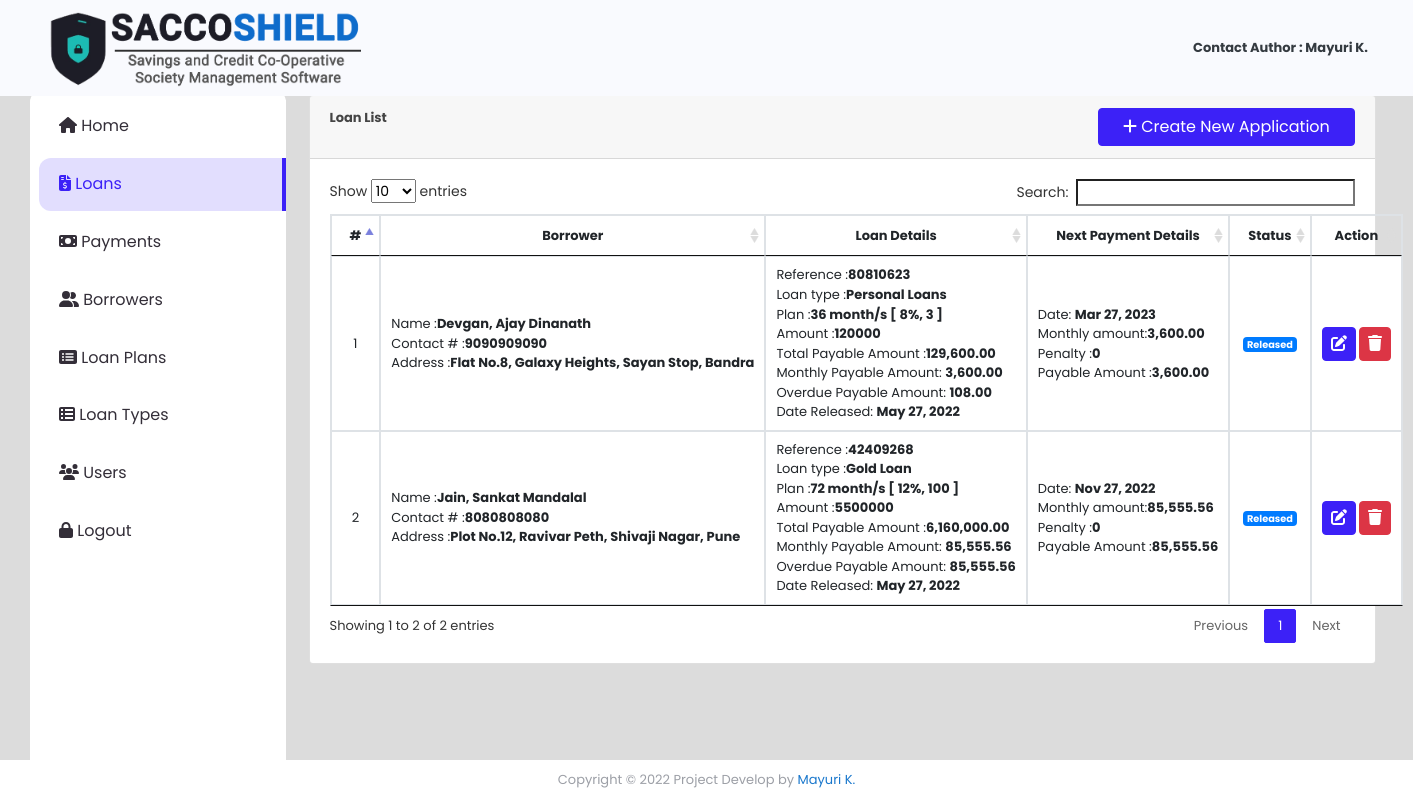
/sacco_shield/index.php?page=loans (signed in), run on the app's committed database.
### tables this page shows
CREATE TABLE `loan_list` (
  `id` int(30) NOT NULL,
  `ref_no` varchar(50) NOT NULL,
  `loan_type_id` int(30) NOT NULL,
  `borrower_id` int(30) NOT NULL,
  `purpose` text NOT NULL,
  `amount` double NOT NULL,
  `plan_id` int(30) NOT NULL,
  `status` tinyint(1) NOT NULL DEFAULT '0' COMMENT '0= request, 1= confrimed,2=released,3=complteted,4=denied\r\n',
  `date_released` datetime NOT NULL,
  `date_created` datetime NOT NULL DEFAULT CURRENT_TIMESTAMP ON UPDATE CURRENT_TIMESTAMP
);

CREATE TABLE `borrowers` (
  `id` int(30) NOT NULL,
  `firstname` varchar(100) NOT NULL,
  `middlename` varchar(100) NOT NULL,
  `lastname` varchar(100) NOT NULL,
  `contact_no` varchar(30) NOT NULL,
  `address` text NOT NULL,
  `email` varchar(50) NOT NULL,
  `tax_id` varchar(50) NOT NULL,
  `date_created` int(11) NOT NULL
);

CREATE TABLE `loan_plan` (
  `id` int(30) NOT NULL,
  `months` int(11) NOT NULL,
  `interest_percentage` float NOT NULL,
  `penalty_rate` int(11) NOT NULL
);

CREATE TABLE `loan_schedules` (
  `id` int(30) NOT NULL,
  `loan_id` int(30) NOT NULL,
  `date_due` date NOT NULL
);

CREATE TABLE `payments` (
  `id` int(30) NOT NULL,
  `loan_id` int(30) NOT NULL,
  `payee` text NOT NULL,
  `amount` float NOT NULL DEFAULT '0',
  `penalty_amount` float NOT NULL DEFAULT '0',
  `overdue` tinyint(1) NOT NULL DEFAULT '0' COMMENT '0=no , 1 = yes',
  `date_created` datetime NOT NULL DEFAULT CURRENT_TIMESTAMP
);

### sacco_shield/loans.php (the view, shortened to what this page needs)
<?php include 'db_connect.php' ?>
<div class="container-fluid">
	<div class="col-lg-12">
		<div class="card">
			<div class="card-header">
				<large class="card-title">
					<b>Loan List</b>
					<button class="btn btn-primary col-md-3 float-right" type="button" id="new_application"><i class="fa fa-plus"></i> Create New Application</button>
				</large>
			</div>
			<div class="card-body">
				<table class="table table-bordered" id="loan-list">
					<colgroup>
						<col width="10%">
						<col width="25%">
						<col width="25%">
						<col width="20%">
						<col width="10%">
						<col width="10%">
					</colgroup>
					<thead>
						<tr>
							<th class="text-center">#</th>
							<th class="text-center">Borrower</th>
							<th class="text-center">Loan Details</th>
							<th class="text-center">Next Payment Details</th>
							<th class="text-center">Status</th>
							<th class="text-center">Action</th>
						</tr>
					</thead>
					<tbody>
						<?php
							$i=1;
							$type = $conn->query("SELECT * FROM loan_types where id in (SELECT loan_type_id from loan_list) ");
							while($row=$type->fetch_assoc()){
								$type_arr[$row['id']] = $row['type_name'];
							}
							$plan = $conn->query("SELECT *,concat(months,' month/s [ ',interest_percentage,'%, ',penalty_rate,' ]') as plan FROM loan_plan where id in (SELECT plan_id from loan_list) ");
							while($row=$plan->fetch_assoc()){
								$plan_arr[$row['id']] = $row;
							}
							$qry = $conn->query("SELECT l.*,concat(b.lastname,', ',b.firstname,' ',b.middlename)as name, b.contact_no, b.address from loan_list l inner join borrowers b on b.id = l.borrower_id  order by id asc");
							while($row = $qry->fetch_assoc()):
								$monthly = ($row['amount'] + ($row['amount'] * ($plan_arr[$row['plan_id']]['interest_percentage']/100))) / $plan_arr[$row['plan_id']]['months'];
								$penalty = $monthly * ($plan_arr[$row['plan_id']]['penalty_rate']/100);
								$payments = $conn->query("SELECT * from payments where loan_id =".$row['id']);
								$paid = $payments->num_rows;
								$offset = $paid > 0 ? " offset $paid ": "";
								if($row['status'] == 2):
									$next = $conn->query("SELECT * FROM loan_schedules where loan_id = '".$row['id']."'  order by date(date_due) asc limit 1 $offset ")->fetch_assoc()['date_due'];
								endif;
						 ?>
						 <tr>
						 	<td class="text-center"><?php echo $i++ ?></td>
						 	<td>
						 		<p>Name :<b><?php echo $row['name'] ?></b></p>
						 		<p>Contact # :<b><?php echo $row['contact_no'] ?></b></p>
						 		<p>Address :<b><?php echo $row['address'] ?></b></p>
						 	</td>
						 	<td>
						 		<p>Reference :<b><?php echo $row['ref_no'] ?></b></p>
						 		<p>Loan type :<b><?php echo $type_arr[$row['loan_type_id']] ?></b></p>
						 		<p>Plan :<b><?php echo $plan_arr[$row['plan_id']]['plan'] ?></b></p>
						 		<p>Amount :<b><?php echo $row['amount'] ?></b></p>
						 		<p>Total Payable Amount :<b><?php echo number_format($monthly * $plan_arr[$row['plan_id']]['months'],2) ?></b></p>
						 		<p>Monthly Payable Amount: <b><?php echo number_format($monthly,2) ?></b></p>
						 		<p>Overdue Payable Amount: <b><?php echo number_format($penalty,2) ?></b></p>
						 		<?php if($row['status'] == 2 || $row['status'] == 3): ?>
						 		<p>Date Released: <b><?php echo date("M d, Y",strtotime($row['date_released'])) ?></b></p>
						 		<?php endif; ?>
						 	</td>
						 	<td>
						 		<?php if($row['status'] == 2 ): ?>
						 		<p>Date: <b>
						 		<?php echo date('M d, Y',strtotime($next)); ?>
						 		</b></p>
						 		<p>Monthly amount:<b><?php echo number_format($monthly,2) ?></b></p>
						 		<p>Penalty :<b><?php echo $add = (date('Ymd',strtotime($next)) < date("Ymd") ) ?  $penalty : 0; ?></b></p>
						 		<p>Payable Amount :<b><?php echo number_format($monthly + $add,2) ?></b></p>
						 		<?php else: ?>
					 				N/a
						 		<?php endif; ?>
						 	</td>
						 	<td class="text-center">
						 		<?php if($row['status'] == 0): ?>
						 			<span class="badge badge-warning">For Approval</span>
						 		<?php elseif($row['status'] == 1): ?>
						 			<span class="badge badge-info">Approved</span>
					 			<?php elseif($row['status'] == 2): ?>
						 			<span class="badge badge-primary">Released</span>
					 			<?php elseif($row['status'] == 3): ?>
						 			<span class="badge badge-success">Completed</span>
					 			<?php elseif($row['status'] == 4): ?>
						 			<span class="badge badge-danger">Denied</span>
						 		<?php endif; ?>
						 	</td>
						 	<td class="text-center">
						 			<button class="btn btn-primary edit_loan" type="button" data-id="<?php echo $row['id'] ?>"><i class="fa fa-edit"></i></button>
						 			<button class="btn btn-danger delete_loan" type="button" data-id="<?php echo $row['id'] ?>"><i class="fa fa-trash"></i></button>
						 	</td>
						 </tr>
						<?php endwhile; ?>
					</tbody>
				</table>
			</div>
		</div>
	</div>
</div>

### sacco_shield/index.php (shortened to what this page needs)
<!DOCTYPE html>
<html lang="en">
<head>
<?php
 include('./header.php');
 ?>
</head>
<body>
	<?php include 'topbar.php' ?>
	<?php include 'navbar.php' ?>
  <main id="view-panel" >
      <?php $page = isset($_GET['page']) ? $_GET['page'] :'home'; ?>
  	<?php include $page.'.php' ?>
  </main>
</body>
</html>

### sacco_shield/header.php (shortened to what this page needs)
  <link rel="stylesheet" href="assets/font-awesome/css/all.min.css">
<link href="assets/vendor/bootstrap/css/bootstrap.min.css" rel="stylesheet">
<link href="assets/vendor/icofont/icofont.min.css" rel="stylesheet">
<link href="assets/vendor/boxicons/css/boxicons.min.css" rel="stylesheet">
<link href="assets/vendor/venobox/venobox.css" rel="stylesheet">
<link href="assets/vendor/animate.css/animate.min.css" rel="stylesheet">
<link href="assets/vendor/remixicon/remixicon.css" rel="stylesheet">
<link href="assets/vendor/owl.carousel/assets/owl.carousel.min.css" rel="stylesheet">
<link href="assets/vendor/bootstrap-datepicker/css/bootstrap-datepicker.min.css" rel="stylesheet">
<link href="assets/DataTables/datatables.min.css" rel="stylesheet">
<link href="assets/css/jquery.datetimepicker.min.css" rel="stylesheet">
<link href="assets/css/select2.min.css" rel="stylesheet">
<link href="assets/css/style.css" rel="stylesheet">
<link type="text/css" rel="stylesheet" href="assets/css/jquery-te-1.4.0.css">

### sacco_shield/topbar.php (shortened to what this page needs)
<nav class="navbar navbar-light fixed-top" style="padding:0;">
  <div class="container-fluid mt-2 mb-2">
  	<div class="col-lg-12 d-flex align-items-center justify-content-between">
  		<div class="col-md-2 float-left" style="display: flex;">
  			<div class="logo">
  				<img src="assets/img/logo.png" width="320px">
  			</div>
  		</div>
	  	<div class="col-md-6 text-right text-dark">
	  		<strong><a href="https://www.mayurik.com/#download_section" target="a_blank" class="text-dark">Contact Author : Mayuri K.</a></strong>
	    </div>
    </div>
  </div>
</nav>

### sacco_shield/navbar.php (shortened to what this page needs)
<nav id="sidebar" class='mx-lt-5 bg-white' >
		<div class="sidebar-list">
				<a href="index.php?page=home" class="nav-item nav-home"><span class='icon-field'><i class="fa fa-home"></i></span> Home</a>
				<a href="index.php?page=loans" class="nav-item nav-loans"><span class='icon-field'><i class="fa fa-file-invoice-dollar"></i></span> Loans</a>
				<a href="index.php?page=payments" class="nav-item nav-payments"><span class='icon-field'><i class="fa fa-money-bill"></i></span> Payments</a>
				<a href="index.php?page=borrowers" class="nav-item nav-borrowers"><span class='icon-field'><i class="fa fa-user-friends"></i></span> Borrowers</a>
				<a href="index.php?page=plan" class="nav-item nav-plan"><span class='icon-field'><i class="fa fa-list-alt"></i></span> Loan Plans</a>
				<a href="index.php?page=loan_type" class="nav-item nav-loan_type"><span class='icon-field'><i class="fa fa-th-list"></i></span> Loan Types</a>
				<?php if($_SESSION['login_type'] == 1): ?>
				<a href="index.php?page=users" class="nav-item nav-users"><span class='icon-field'><i class="fa fa-users"></i></span> Users</a>
				<a href="ajax.php?action=logout" class="nav-item nav-users"><span class='icon-field'><i class="fa fa-lock"></i></span> Logout</a>
			<?php endif; ?>
		</div>
</nav>

### sacco_shield/assets/css/style.css (style rules this page uses)
body { font-family: "Poppins", sans-serif; color: #444444; width: 100%; height: calc(100%); font-size: .813rem; background-color: #f9fafe; }
a { color: #1977cc; }
.navbar-light { background: #f9fafe; }
nav#sidebar { height: calc(100%); position: fixed; z-index: 99; left: 30px; width: 256px; font-size: 12px; top: 7.5em; padding: 10px 0 0 9px; border-radius: 12px; }
a.nav-item { position: relative; display: block; padding: .90rem 1.25rem; margin-bottom: -1px; background-color: #ffffffc4; color: #332e38; font-size: 16px; margin-bottom: 5px; }
a.nav-item:hover, .nav-item.active { background-color: rgba(60, 33, 247, 0.15); border-radius: 12px 0 0 12px; border-right: 4px solid #3c21f7; color: #3c21f7; }
main#view-panel { margin-left: 272px; width: calc(100% - 273px); margin-top: 6.8em; padding: 0.5em; }
.align-items-center { align-items: center !important; }
.btn-primary { color: #fff; background-color: #3c21f7; border-color: #3c21f7; }
.btn.edit_course, .btn.delete_course, .btn.view_payment, .btn.edit_fees, .btn.delete_fees, .btn.edit_student, .btn.delete_student, .btn.edit_payment, .btn.delete_payment, .btn.delete_loan, .btn.edit_loan, .btn.delete_plan, .btn.edit_plan, .btn.delete_borrower, .btn.edit_borrower, .btn.edit_ltype, .btn.delete_ltype { padding: 4px 8px; }
.table-bordered td, .table-bordered th { white-space: nowrap; }

### sacco_shield/index.php (style rules this page uses)
body { background: #80808045; }

### sacco_shield/topbar.php (style rules this page uses)
.logo { margin: auto; font-size: 35px; }

### sacco_shield/loans.php (style rules this page uses)
td p { margin:unset; }
td { vertical-align: middle !important; }

### data on the page
loan_list: name "Devgan, Ajay Dinanath", borrower.contact_no "9090909090", borrower.address "Flat No.8, Galaxy Heights, Sayan Stop, Bandra", ref_no "80810623", loan_type "Personal Loans", plan "36 month/s [ 8%, 3 ]", amount "120000", $monthly * $plan_arr[$row['plan_id']]['months'] "129,600.00", monthly "3,600.00", penalty "108.00", date_released "May 27, 2022", id.date_due "Mar 27, 2023", $monthly + $add "3,600.00", status "Released"
loan_list: name "Jain, Sankat Mandalal", borrower.contact_no "8080808080", borrower.address "Plot No.12, Ravivar Peth, Shivaji Nagar, Pune", ref_no "42409268", loan_type "Gold Loan", plan "72 month/s [ 12%, 100 ]", amount "5500000", $monthly * $plan_arr[$row['plan_id']]['months'] "6,160,000.00", monthly "85,555.56", penalty "85,555.56", date_released "May 27, 2022", id.date_due "Nov 27, 2022", $monthly + $add "85,555.56", status "Released"
